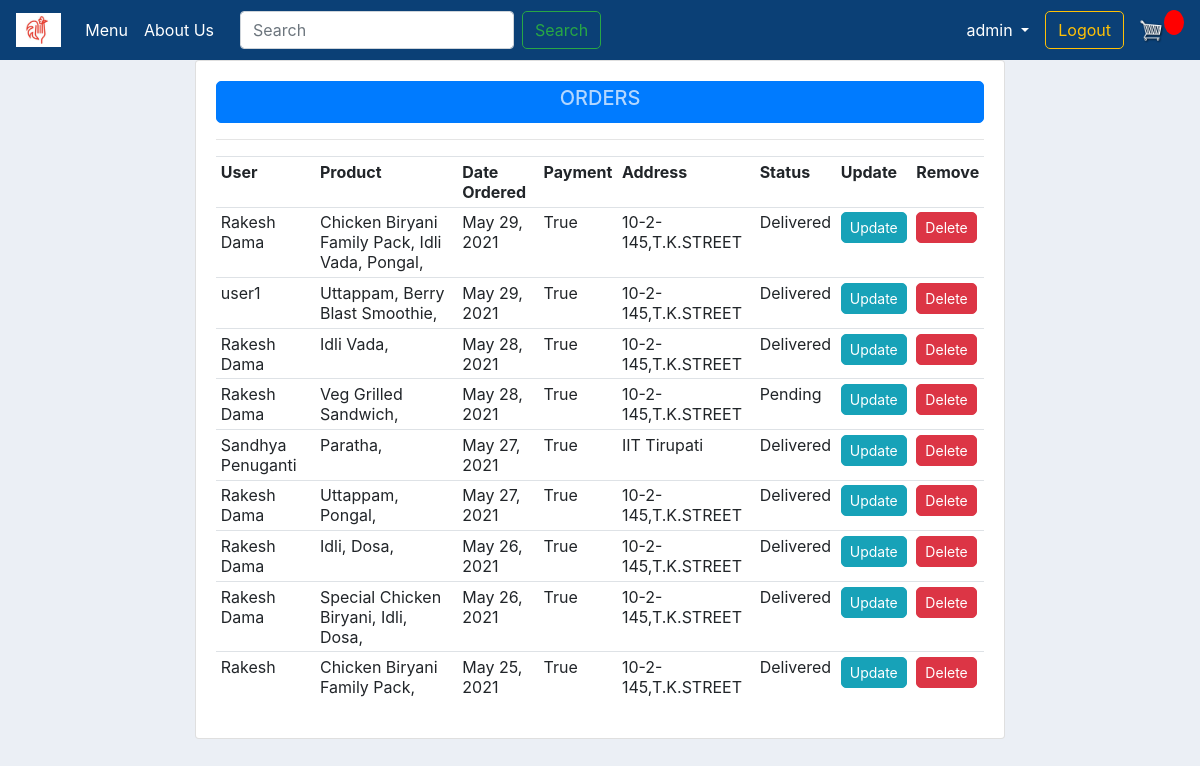
The page /orders/ (signed in) on the database as committed earlier.
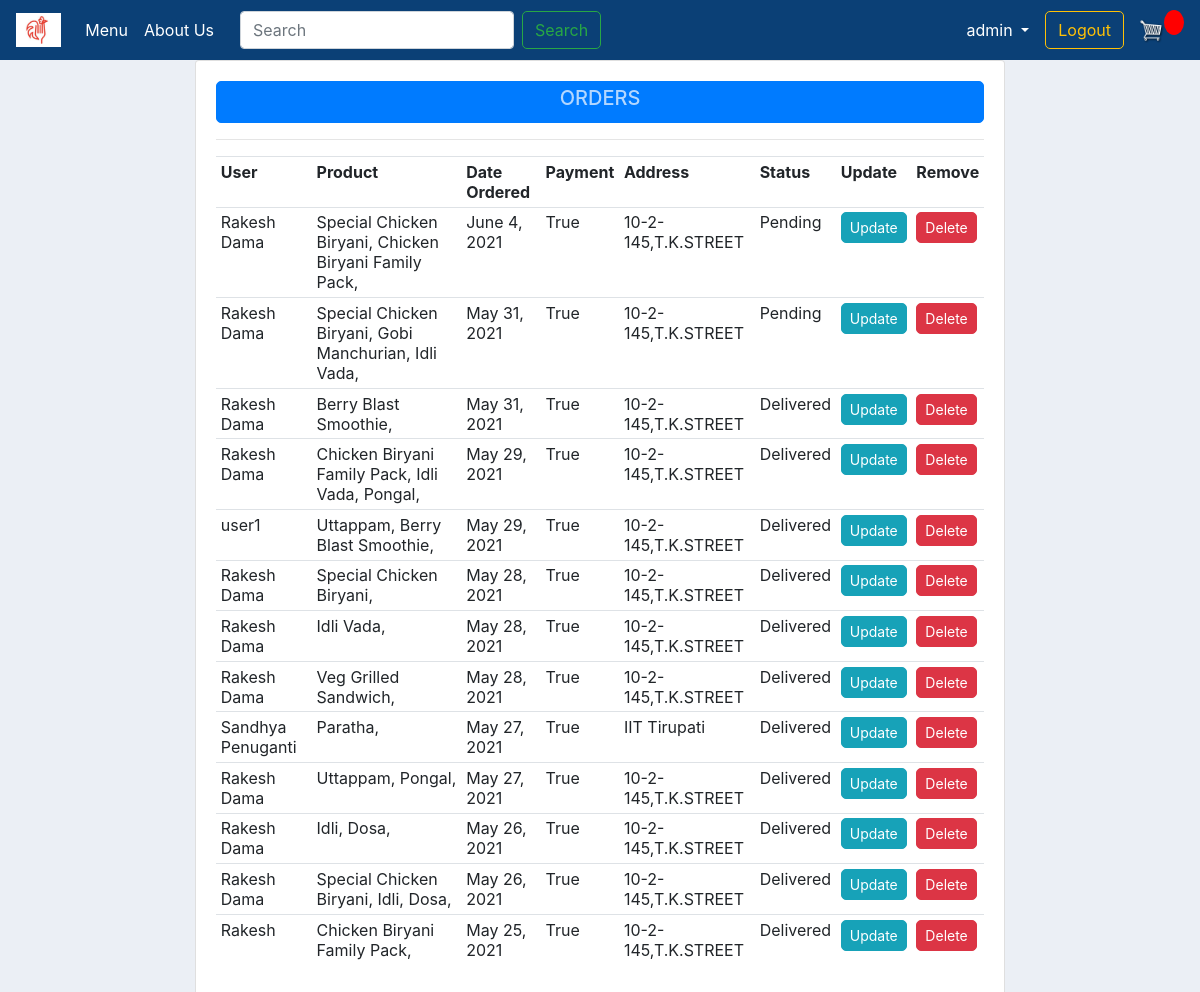
The same page on the database as committed later.
### store/models.py (models this page shows, shortened)
class Order(models.Model):
    STATUS = (
        ('Pending', 'Pending'),
        ('Delivered', 'Delivered'),
    )
    customer = models.ForeignKey(Customer, on_delete=models.SET_NULL, blank=True, null=True)
    date_ordered = models.DateTimeField(auto_now_add=True)
    complete = models.BooleanField(default=False, null=True, blank=False)
    transaction_id = models.CharField(max_length=200, null=True)
    status = models.CharField(max_length=200, null=True, choices=STATUS, default=STATUS[0][0])

class Customer(models.Model):
    user = models.OneToOneField(User, null=True, related_name='customer', on_delete=models.CASCADE, blank=True)
    name = models.CharField(max_length=100, null=True)
    email = models.EmailField(max_length=100, null=True)
    phone = models.CharField(max_length=100, null=True)
    profile_pic = models.ImageField(null=True, blank=True, default="user.jpg")
    date_created = models.DateTimeField(auto_now_add=True, null=True)
    def __str__(self):
        return str(self.name)

class OrderItem(models.Model):
    ORDER_TYPE = (
        ('HOME DELIVERY', 'HOME DELIVERY'),
        ('DINE IN', 'DINE IN'),
    )
    item = models.ForeignKey(Item, on_delete=models.SET_NULL, null=True)
    order = models.ForeignKey(Order, on_delete=models.SET_NULL, blank=True, null=True)
    quantity = models.IntegerField(default=0, null=True, blank=True)
    order_type = models.CharField(max_length=100, null=True, blank=True, choices=ORDER_TYPE, default=ORDER_TYPE[0][0])
    date_added = models.DateTimeField(auto_now_add=True)
    def __str__(self):
        return str(self.item)

class Item(models.Model):
    CATEGORY = (
        ('VEG', 'VEG'),
        ('NON-VEG', 'NON-VEG'),
        ('SNACKS', 'SNACKS'),
    )
    AVA = (
        ('Yes', 'Yes'),
        ('No', 'No'),
    )
    name = models.CharField(max_length=200, null=True)
    price = models.DecimalField(null=True, max_digits=10, decimal_places=2)
    category = models.CharField(max_length=200, null=True, choices=CATEGORY)
    description = models.CharField(max_length=500, null=True)
    image = models.ImageField(null=True, blank=True)
    available = models.CharField(max_length=200, null=True, choices=AVA, default=AVA[0][0])
    def __str__(self):
        return self.name

class DeliveryInfo(models.Model):
    customer = models.ForeignKey(Customer, on_delete=models.SET_NULL, blank=True, null=True)
    order = models.ForeignKey(Order, on_delete=models.SET_NULL, blank=True, null=True)
    address = models.CharField(max_length=200, null=True)
    city = models.CharField(max_length=200, null=True)
    state = models.CharField(max_length=200, null=True)
    zip_code = models.CharField(max_length=200, null=True)
    date_added = models.DateTimeField(auto_now_add=True)
    def __str__(self):
        return self.address

### store/decorators.py (the view)
        def wrapper_func(request, *args, **kwargs):
            group = None
            if request.user.groups.exists():
                group = request.user.groups.all()[0].name
            if group in allowed_roles:
                return view_func(request, *args, **kwargs)
            else:
                return HttpResponse('You are not authorized to view this page')

### store/views.py (called while the page is built)
@login_required(login_url='login')
@allowed_users(allowed_roles=['admin'])
def orders(request):
    orders = Order.objects.all().filter(complete='True').order_by('-id')[::1]
    customer = Customer.objects.all()
    context = {'orders': orders, 'customers': customer}
    return render(request, 'stores/order.html', context)

### store/templates/stores/order.html
{% extends 'stores/main.html' %}
{% load static %}
{% block content %}
    <div class="col-md-14">
        <div class="card card-body">
            <a class="btn btn-primary btn-sm btn-block" href=""><h5 style="color: #b3d7ff">ORDERS</h5></a>
            <hr>
            <table class="table table-sm">
                <tr>
                    <th>User</th>
                    <th>Product</th>
                    <th>Date Ordered</th>
                    <th>Payment</th>
                    <th>Address</th>
                    <th>Status</th>
                    <th>Update</th>
                    <th>Remove</th>
                </tr>
                {% for order in orders %}
                    <tr>
                        <td>{{ order.customer }}</td>
                        <td>
                            {% for i in order.orderitem_set.all %}
                                {{ i }},
                            {% endfor %}
                        </td>
                        <td>{{ order.date_ordered| date }}</td>
                        <td>{{ order.complete }}</td>
                        <td>{{ order.deliveryinfo_set.first}}</td>
                        <td>{{ order.status }}</td>
                        <td><a class="btn btn-sm btn-info" href="{% url 'update_order' order.id %}">Update</a></td>
                        <td><a class="btn btn-sm btn-danger" href="{% url 'delete_order' order.id %}">Delete</a>
                        </td>
                    </tr>
                {% endfor %}
            </table>
        </div>
{% endblock %}

Rows that differ between the two databases and show on the page:
added Order: customer "Rakesh Dama", date_ordered "June 4, 2021", complete "True", deliveryinfo_set.first "10-2-145,T.K.STREET", status "Pending"
added OrderItem: item.name "Special Chicken Biryani", shown under "Rakesh Dama"
added OrderItem: item.name "Chicken Biryani Family Pack", shown under "Rakesh Dama"
added Order: customer "Rakesh Dama", date_ordered "May 31, 2021", complete "True", deliveryinfo_set.first "10-2-145,T.K.STREET", status "Pending"
added OrderItem: item.name "Special Chicken Biryani", shown under "Rakesh Dama"
added OrderItem: item.name "Gobi Manchurian", shown under "Rakesh Dama"
added OrderItem: item.name "Idli Vada", shown under "Rakesh Dama"
added Order: customer "Rakesh Dama", date_ordered "May 31, 2021", complete "True", deliveryinfo_set.first "10-2-145,T.K.STREET", status "Delivered"
added OrderItem: item.name "Berry Blast Smoothie", shown under "Rakesh Dama"
now on this page (row edited): Order: customer "Rakesh Dama", date_ordered "May 28, 2021", complete "True", deliveryinfo_set.first "10-2-145,T.K.STREET", status "Delivered"
added OrderItem: item.name "Special Chicken Biryani", shown under "Rakesh Dama"
changed Order (number 8 of 13 on the later page): status "Pending" → "Delivered"
